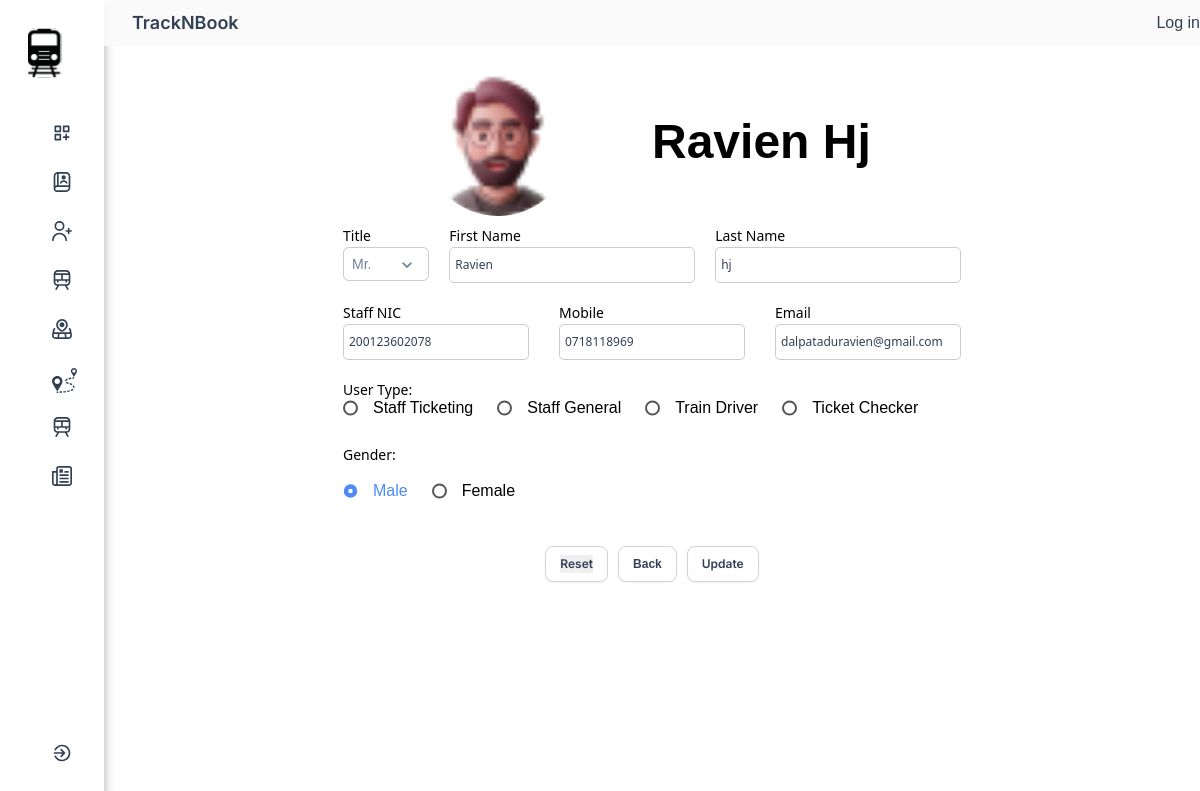
The page /public/admin/updateUser/18 on the database its author committed.
### tables this page shows
CREATE TABLE `tbl_user` (
  `user_id` int(11) NOT NULL,
  `user_title` varchar(10) NOT NULL,
  `user_first_name` varchar(50) NOT NULL,
  `user_last_name` varchar(50) NOT NULL,
  `user_phone_number` varchar(13) NOT NULL,
  `user_type` varchar(20) NOT NULL,
  `user_gender` varchar(10) NOT NULL,
  `user_email` varchar(50) NOT NULL,
  `user_nic` bigint(20) NOT NULL,
  `user_is_email_verified` tinyint(1) NOT NULL
);

### private/controllers/Admin.php (called while the page is built, shortened)
<?php
class Admin extends Controller
{
    function updateUser($id = '')
    {
        $user = new Users();
        $data = array();
        $data['user'] = $user->whereOne('user_id', $id);
        $this->view('update.user.admin', $data);
    }
}

### private/core/app.php (called while the page is built, shortened)
<?php
class App
{
    protected $method = 'index';
    public function __construct()
    {
        try{
            $URL = $this->getURL();
            if (file_exists("../private/controllers/" . $URL[0] . ".php" )) {
                unset( $URL[0]);
            }
            else {
               echo "<pre>";
                print_r($URL);
                echo "</pre>";
                require("../private/views/error404.view.php");
            }
            $this->controller = new $this->controller();
            if (isset($URL[1]) && method_exists($this->controller, $URL[1]))
            {
                $this->method = ucfirst($URL[1]);
                unset( $URL[1]);
            }
            $URL = array_values($URL);
            $this->params = $URL;
            call_user_func_array(array($this->controller,$this->method), $this->params);
        }
        catch(Exception $e)
        {
            die($e->getMessage());
        }
    }
    private function getURL()
    {
        $url = isset($_GET['url']) ? $_GET['url'] : "home";
        return explode("/",  filter_var(trim($url, "/"), FILTER_SANITIZE_URL));
    }
}
?>

### public/index.php (called while the page is built, shortened)
<?php
$app = new App;
?>

### private/core/database.php (called while the page is built, shortened)
<?php
class Database
{
    protected function connect()
    {
        $string = DBDRIVER . ":host=" . DBHOST . ";dbname=" . DBNAME;
        if (!$con = new PDO($string, DBUSER, DBPASS)) {
            die("database connection faild");
        }
        return $con;
    }
    public function query($query, $data = array(), $data_type = "object")
    {
        try {
            $con = $this->connect();
            $stm = $con->prepare($query);
            if ($stm) {
                $check = $stm->execute($data);
                if ($check) {
                    if ($data_type == "object") {
                        $data = $stm->fetchAll(PDO::FETCH_OBJ);
                    } elseif ($data_type == "array") {
                        $data = $stm->fetchAll(PDO::FETCH_ASSOC);
                    }
                    if (is_array($data) && count($data) > 0) {
                        return $data;
                    }
                }
            }
        } catch (PDOException $e) {
            die($e);
        }
        return false;
    }
}

### private/core/model.php (called while the page is built, shortened)
<?php
class Model extends Database
{
    protected $table;
    public function whereOne($column, $value)
    {
        $column = addslashes($column);
        $query = "select * from $this->table where $column = :value";
        $data = $this->query($query, [
            'value' => $value
        ]);
        if (is_array($data)) {
            $data = $data[0];
        }
        return $data;
    }
}

### private/views/update.user.admin.view.php (the view, shortened to what this page needs)
<?php
if(!isset($data['errors'])){
    $data['errors'] = array();
}
?>
<body>
    <div class="column-left">
        <main>
            <div class="container">
                <div class="row">
                    <div class="col-8 center-col table profile">
                        <div class="row mb-10">
                            <div class="col-6">
                                <div class="profile-img d-flex flex-column align-items-center justify-content-center">
                                    <img src="<?= ASSETS ?>images/avatar1.png" alt="profile img">
                                </div>
                            </div>
                            <div class="col-6 d-flex align-items-center">
                                <div class="profile-name">
                                    <h2><?=ucfirst($data['user']->user_first_name) . " " . ucfirst($data['user']->user_last_name) ?></h2>
                                </div>
                            </div>
                        </div>
                        <form action="" method="post" class="profile">
                            <div class="row g-20 mb-20">
                                <div class="col-2">
                                    <div class="text-inputs">
                                        <div class="input-text-label">Title</div>
                                        <div class="width-fill">
                                        </div>
                                    </div>
                                </div>
                                <div class="col-5">
                                    <div class="text-inputs">
                                        <div class="input-text-label">First Name</div>
                                        <div class="input-field">
                                            <div class="text">
                                                <input type="text" class="type-here" placeholder="Type here" name="user_first_name" value="<?=$data['user']->user_first_name?>">
                                            </div>
                                        </div>
                                    </div>
                                </div>
                                <div class="col-5">
                                    <div class="text-inputs">
                                        <div class="input-text-label">Last Name</div>
                                        <div class="input-field">
                                            <div class="text">
                                                <input type="text" class="type-here" placeholder="Type here" name="user_last_name" value="<?=$data['user']->user_last_name?>">
                                            </div>
                                        </div>
                                    </div>
                                </div>
                            </div>
                            <div class="row g-30 mb-20">
                                <div class="col-4">
                                    <div class="text-inputs">
                                        <div class="input-text-label">Staff NIC</div>
                                        <div class="input-field">
                                            <div class="text">
                                                <input type="text" class="type-here" placeholder="Type here" name="user_nic" value="<?=$data['user']->user_nic?>">
                                            </div>
                                        </div>
                                    </div>
                                </div>
                                <div class="col-4">
                                    <div class="text-inputs">
                                        <div class="input-text-label">Mobile</div>
                                        <div class="input-field">
                                            <div class="text">
                                                <input type="text" class="type-here" placeholder="Type here" name="user_phone_number" value="<?=$data['user']->user_phone_number?>">
                                            </div>
                                        </div>
                                    </div>
                                </div>
                                <div class="col-4">
                                    <div class="text-inputs">
                                        <div class="input-text-label">Email</div>
                                        <div class="input-field">
                                            <div class="text">
                                                <input type="text" class="type-here" placeholder="Type here" name="user_email" value="<?=$data['user']->user_email?>">
                                            </div>
                                        </div>
                                    </div>
                                </div>
                            </div>
                            <div class="row">
                                <div class="col-4">
                                    <div class="text-inputs">
                                        <div class="input-text-label">User Type:</div>
                                    </div>
                                </div>
                                <div class="col-12 d-flex justify-content-start">
                                    <div class="radio-buttons-container">
                                        <div class="radio-button">
                                            <label for="radio1" class="radio-button__label <?php echo (array_key_exists('user_type', $data['errors'])) ? 'red' : ''; ?>">
                                                <span class="radio-button__custom"></span>
                                                Staff Ticketing
                                            </label>
                                        </div>
                                        <div class="radio-button">
                                            <label for="radio2" class="radio-button__label <?php echo (array_key_exists('user_type', $data['errors'])) ? 'red' : ''; ?>">
                                                <span class="radio-button__custom"></span>
                                                Staff General
                                            </label>
                                        </div>
                                        <div class="radio-button">
                                            <label for="radio3" class="radio-button__label <?php echo (array_key_exists('user_type', $data['errors'])) ? 'red' : ''; ?>">
                                                <span class="radio-button__custom"></span>
                                                Train Driver
                                            </label>
                                        </div>
                                        <div class="radio-button">
                                            <label for="radio4" class="radio-button__label <?php echo (array_key_exists('user_type', $data['errors'])) ? 'red' : ''; ?>">
                                                <span class="radio-button__custom"></span>
                                                Ticket Checker
                                            </label>
                                        </div>
                                    </div>
                                </div>
                            </div>
                            <br>
                            <div class="row">
                                <div class="col-4">
                                    <div class="text-inputs">
                                        <div class="input-text-label">Gender:</div>
                                    </div><br>
                                </div>
                                <div class="col-12 d-flex justify-content-start">
                                    <div class="radio-buttons-container">
                                        <div class="radio-button">
                                            <label for="radio5" class="radio-button__label <?php echo (array_key_exists('user_gender', $data['errors'])) ? 'red' : ''; ?>">
                                                <span class="radio-button__custom"></span>
                                                Male
                                            </label>
                                        </div>
                                        <div class="radio-button">
                                            <label for="radio6" class="radio-button__label <?php echo (array_key_exists('user_gender', $data['errors'])) ? 'red' : ''; ?>">
                                                <span class="radio-button__custom"></span>
                                                Female
                                            </label>
                                        </div>
                                    </div>
                                </div>
                            </div><br><br>
                            <div class="row">
                                <div class="col-12 d-flex justify-content-center g-10">
                                    <div class="button-base">
                                        <input class="text" type="reset" value="Reset" name="submit">
                                    </div>
                                    <div class="button-base">
                                        <a href="<?= ROOT ?>admin/getusers">Back</a>
                                    </div>
                                    <div class="button-base">
                                        <input class="text" type="submit" value="Update" name="update">
                                    </div>
                                </div>
                            </div>
                        </form>
                    </div>
                </div>
            </div>
        </main>
    </div>
</body>
</html>

### rows shown on the page
tbl_user: user_first_name "Ravien", user_last_name "Hj", user_last_name "hj", user_nic "200123602078", user_phone_number "0718118969", user_email "dalpataduravien@gmail.com"
